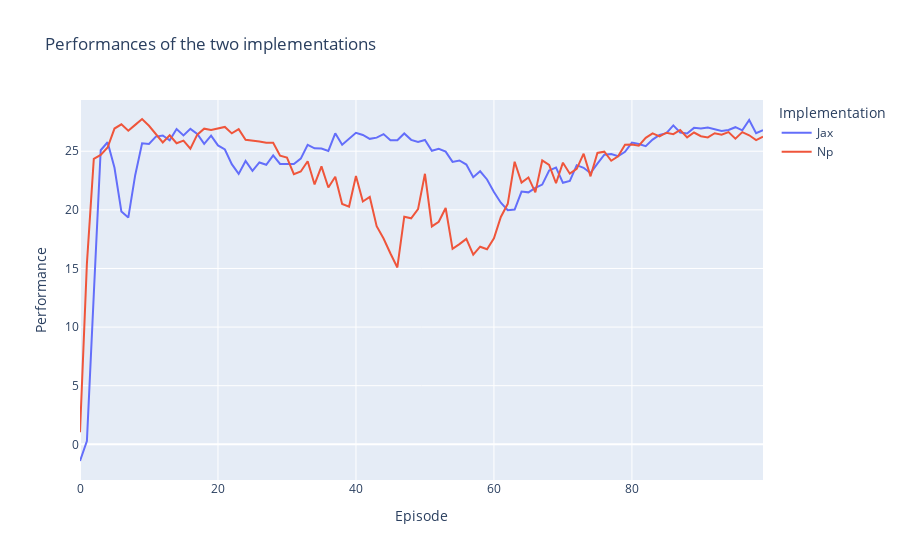

Source (notebook cell):
### Markdown cell above
#### Plots

### Code cell
# buld a dataframe with the performances in two column
performances = pd.DataFrame()

performances['Jax'] = pg_jax_results['performance']
performances['Np'] = pg_results['performance']

# Plot the performances
fig = px.line(performances, title='Performances of the two implementations', labels={'index':'Episode', 'value':'Performance', 'variable':'Implementation'})
fig.show()

### Figure 1 — Plotly figure (JSON) as saved in the notebook; plotly's stock layout.template omitted (floating-point values rounded to 4 significant figures)
{"data": [{"hovertemplate": "Implementation=Jax<br>Episode=%{x}<br>Performance=%{y}<extra></extra>", "legendgroup": "Jax", "line": {"color": "#636efa", "dash": "solid"}, "marker": {"symbol": "circle"}, "mode": "lines", "name": "Jax", "orientation": "v", "showlegend": true, "x": [0, 1, 2, 3, 4, 5, 6, 7, 8, 9, 10, 11, 12, 13, 14, 15, 16, 17, 18, 19, 20, 21, 22, 23, 24, 25, 26, 27, 28, 29, 30, 31, 32, 33, 34, 35, 36, 37, 38, 39, 40, 41, 42, 43, 44, 45, 46, 47, 48, 49, 50, 51, 52, 53, 54, 55, 56, 57, 58, 59, 60, 61, 62, 63, 64, 65, 66, 67, 68, 69, 70, 71, 72, 73, 74, 75, 76, 77, 78, 79, 80, 81, 82, 83, 84, 85, 86, 87, 88, 89, 90, 91, 92, 93, 94, 95, 96, 97, 98, 99], "xaxis": "x", "y": [-1.422, 0.2817, 12.8, 25.09, 25.76, 23.59, 19.85, 19.34, 22.95, 25.67, 25.62, 26.25, 26.34, 25.93, 26.9, 26.35, 26.91, 26.48, 25.63, 26.33, 25.5, 25.15, 23.9, 23.07, 24.17, 23.32, 24.04, 23.84, 24.65, 23.92, 23.92, 23.9, 24.37, 25.55, 25.25, 25.24, 25.03, 26.53, 25.56, 26.11, 26.57, 26.38, 26.06, 26.16, 26.46, 25.93, 25.94, 26.52, 25.97, 25.79, 25.96, 25.04, 25.2, 24.97, 24.09, 24.21, 23.86, 22.79, 23.29, 22.59, 21.52, 20.61, 19.97, 20.02, 21.56, 21.49, 21.87, 22.15, 23.36, 23.6, 22.3, 22.47, 23.81, 23.59, 23.13, 23.94, 24.7, 24.75, 24.57, 24.95, 25.74, 25.62, 25.43, 25.99, 26.39, 26.54, 27.21, 26.6, 26.51, 26.99, 26.94, 27.01, 26.84, 26.72, 26.81, 27.05, 26.78, 27.67, 26.54, 26.8], "yaxis": "y", "type": "scatter"}, {"hovertemplate": "Implementation=Np<br>Episode=%{x}<br>Performance=%{y}<extra></extra>", "legendgroup": "Np", "line": {"color": "#EF553B", "dash": "solid"}, "marker": {"symbol": "circle"}, "mode": "lines", "name": "Np", "orientation": "v", "showlegend": true, "x": [0, 1, 2, 3, 4, 5, 6, 7, 8, 9, 10, 11, 12, 13, 14, 15, 16, 17, 18, 19, 20, 21, 22, 23, 24, 25, 26, 27, 28, 29, 30, 31, 32, 33, 34, 35, 36, 37, 38, 39, 40, 41, 42, 43, 44, 45, 46, 47, 48, 49, 50, 51, 52, 53, 54, 55, 56, 57, 58, 59, 60, 61, 62, 63, 64, 65, 66, 67, 68, 69, 70, 71, 72, 73, 74, 75, 76, 77, 78, 79, 80, 81, 82, 83, 84, 85, 86, 87, 88, 89, 90, 91, 92, 93, 94, 95, 96, 97, 98, 99], "xaxis": "x", "y": [1.028, 15.42, 24.35, 24.69, 25.32, 26.93, 27.29, 26.75, 27.25, 27.75, 27.17, 26.5, 25.75, 26.36, 25.68, 25.91, 25.23, 26.41, 26.92, 26.81, 26.93, 27.07, 26.52, 26.88, 25.97, 25.91, 25.83, 25.72, 25.72, 24.61, 24.46, 23.04, 23.27, 24.15, 22.17, 23.71, 21.91, 22.83, 20.51, 20.28, 22.89, 20.71, 21.1, 18.6, 17.56, 16.28, 15.09, 19.42, 19.28, 20.07, 23.08, 18.58, 18.98, 20.16, 16.67, 17.08, 17.53, 16.19, 16.86, 16.64, 17.58, 19.39, 20.51, 24.1, 22.32, 22.76, 21.49, 24.21, 23.84, 22.27, 24.02, 23.09, 23.5, 24.79, 22.86, 24.86, 24.96, 24.19, 24.57, 25.55, 25.58, 25.47, 26.14, 26.52, 26.27, 26.58, 26.45, 26.81, 26.18, 26.6, 26.28, 26.18, 26.53, 26.41, 26.63, 26.07, 26.63, 26.36, 25.95, 26.24], "yaxis": "y", "type": "scatter"}], "layout": {"xaxis": {"anchor": "y", "domain": [0.0, 1.0], "title": {"text": "Episode"}}, "yaxis": {"anchor": "x", "domain": [0.0, 1.0], "title": {"text": "Performance"}}, "legend": {"title": {"text": "Implementation"}, "tracegroupgap": 0}, "title": {"text": "Performances of the two implementations"}}}
